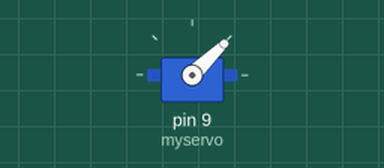
Simulated run of this sketch. Board: Arduino Uno, built with avr-gcc and run on an emulated ATmega328P. On the bench: servo.

Above: at 0.05 s.
At 1.15 s:
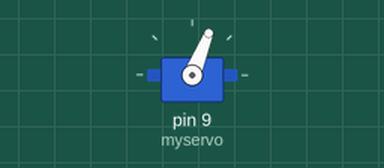
At 2.3 s:
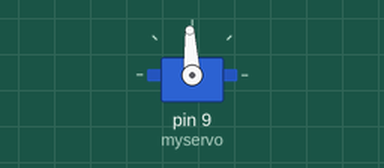
At 4.55 s:
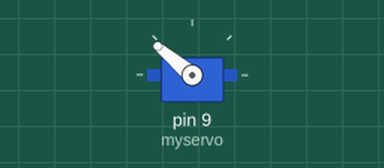
Timing chart, 0 to 5.9 s (numbered marks = the images above):
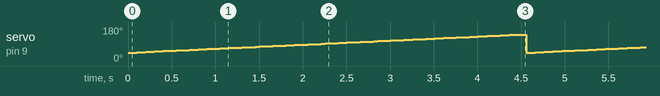

Measured:
- by itself, servo on pin 9 (myservo): ramps from 44° to 140° and jumps back, once every 4.6 s

The sketch:

servoAbanico.ino
```cpp
#include <Servo.h>

Servo myservo;

void setup() {
  myservo.attach(9);
}

void loop() {
    myservo.writeMicroseconds(rangoGrados(0));
    delay(50);
  for(int i=1;i<90;i++) {
    myservo.writeMicroseconds(rangoGrados(i));
    delay(50);
  }
  delay(50);
}

int rangoGrados(int x) {
  int resultado;
  resultado = map(x,0,90,1000,2000);
  return resultado;
}
```
